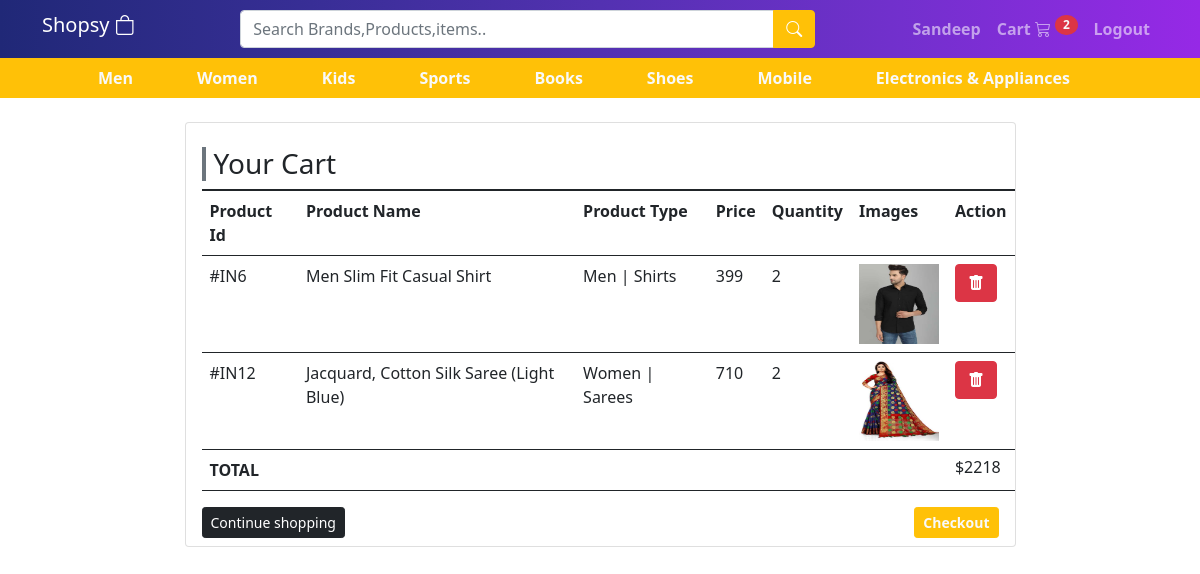
/cart.php (signed in), run on the app's committed database.
### tables this page shows
CREATE TABLE `accounts` (
  `user_id` int(11) NOT NULL,
  `name` varchar(200) NOT NULL,
  `contact` varchar(200) NOT NULL,
  `email` varchar(200) NOT NULL,
  `address` varchar(200) NOT NULL,
  `password` varchar(300) NOT NULL
);

CREATE TABLE `category` (
  `c_id` int(11) NOT NULL,
  `c_title` varchar(200) NOT NULL
);

CREATE TABLE `addcart` (
  `addcart_id` int(11) NOT NULL,
  `pro_id` int(11) NOT NULL,
  `pro_title` varchar(200) NOT NULL,
  `pro_sub_title` varchar(200) NOT NULL,
  `account_id` int(11) NOT NULL,
  `qty` int(11) NOT NULL
);

CREATE TABLE `products` (
  `p_id` int(11) NOT NULL,
  `title` varchar(200) NOT NULL,
  `p_cat` int(11) NOT NULL,
  `p_sub` int(12) NOT NULL,
  `price` varchar(11) NOT NULL,
  `quantity` int(11) NOT NULL,
  `description` varchar(500) NOT NULL,
  `image` varchar(500) NOT NULL,
  `brand` varchar(100) NOT NULL,
  `status` int(11) NOT NULL DEFAULT 0
);

### includes/dbconnect.php (called while the page is built, shortened)
<?php
$conn = mysqli_connect("localhost","root","","shopsy") or die("db fail");
function callingAlldata($table){
    $array=[];
    global $conn;
    $query = mysqli_query($conn,"select * from $table");
    while ($row = mysqli_fetch_array($query)) {
        $array[] = $row;
    }
    return $array;
}
function singleCalling($table){
    global $conn;
    $query = mysqli_query($conn,"select * from $table");
    $row = mysqli_fetch_array($query);
    return $row;
}
?>

### cart.php (the view, shortened to what this page needs)
<?php include "includes/dbconnect.php" ?>
<!DOCTYPE html>
<html lang="en">
<head>
    <link rel="stylesheet" href="https://cdn.jsdelivr.net/npm/bootstrap-icons@1.7.2/font/bootstrap-icons.css">
  <link href="https://cdn.jsdelivr.net/npm/bootstrap@5.1.3/dist/css/bootstrap.min.css" rel="stylesheet">
</head>
<body>
<?php include "includes/header.php"; ?>
<div class="container">
  <div class="row">
    <div class="col-9 mx-auto">
      <div class="card mt-4">
        <div class="card-title ms-3">
        <h3 class=" ps-2 border-4 border-start border-secondary mt-4">Your Cart</h3>
        <table class="table border-0" >
          <form action="instamojo.php" method="post">
          <tr>
            <th>Product Id</th>
            <th>Product Name</th>
            <th>Product Type</th>
            <th>Price</th>
            <th>Quantity</th>
            <th>Images</th>
            <th>Action</th>
          </tr>
          <?php
          if (isset($_SESSION['user_code'])) {
           $user_id = $_SESSION['user_code'];
           $data = callingAlldata("addcart JOIN products ON addcart.pro_id = products.p_id JOIN accounts ON addcart.account_id = accounts.user_id where user_id = '$user_id'");
            $total =0;
          }
          foreach ($data as  $value) { ?>
        <tr>
          <td>#IN<?= $value['p_id'] ?></td>
          <td><?= $value['title'] ?></td>
          <td><?= $value['pro_title'] ?> | <?= $value['pro_sub_title'] ?></td>
          <td><?= $value['price'] ?></td>
          <td><?= $value['qty'] ?></td>
          <td><img src="images/<?= $value['image'] ?>" style="height: 80px; width: 80px;" ></td>
          <td><a href="cart.php?cart_del_id=<?= $value['addcart_id'] ?>" class="btn btn-danger " ><i class="bi bi-trash-fill"></i></a></td>
        </tr>
        <?php $total += $value['qty'] *$value['price'] ;  } ?>
        <tr>
              <th colspan="6">TOTAL</th>
              <td class="pw-bold h6"> $<?= $total ?></td>
        </tr>
        </table>
        <a href="index.php" class="btn btn-dark btn-sm float-start me-3">Continue shopping</a>
        <button class="btn btn-warning btn-sm text-light fw-bold float-end me-3" name="checkout" >Checkout </button>
        </div>
      </div>
    </div>
  </div>
</div>
</body>
</html>

### includes/header.php (shortened to what this page needs)
  <?php
  if (isset($_SESSION['username'])) {
     $log = $_SESSION['username'];
     $user = singleCalling("accounts where email = '$log'");
  }?>
<nav class="navbar navbar-expand-lg navbar-dark sticky-top " id="navbar_color">
    <div class="container">
        <a href="index.php" class="navbar-brand h4">Shopsy <i class="bi bi-bag"></i></a>
        <form action="index.php" class="d-flex">
            <div class="input-group">
                <input type="text" name="search" placeholder="Search Brands,Products,items.." size="50" class="form-control">
                <button class="btn btn-warning" name="find"><i style="color: white;" class="bi bi-search"></i></button>
            </div>
        </form>
        <ul class="navbar-nav">
            <?php if (isset($_SESSION['username'])) { ?>
                <li class="nav-item"><a href="index.php" class="nav-link fw-bold text-capitalize"><?= $user['name'];?></a></li>
                <li class="nav-item"><a href="cart.php" class="nav-link fw-bold "> Cart <i class="bi bi-cart3"></i>
                <sup class="badge bg-danger rounded-circle text-light">
                    <?php
                    if (isset($_SESSION['username'])) {
                    $user_count = $_SESSION['user_code'];
                    $data = mysqli_query($conn,"select * from addcart where account_id = '$user_count'");
                    echo mysqli_num_rows($data);
                    }
                    ?>
                </sup>
            </a></li>
                <li class="nav-item"><a href="logout.php" class="nav-link fw-bold">Logout</a></li>
            <?php } else { ?>
                <li class="nav-item"><a href="index.php" class="nav-link fw-bold">Home</a></li>
                <li class="nav-item"><a href="cart.php" class="nav-link fw-bold"><i class="bi bi-cart3" ></i> Cart</a></li>
                <li class="nav-item"><a href="login.php " class="nav-link fw-bold">Login</a></li>
           <?php } ?>
        </ul>
    </div>
</nav>
<nav class="navbar navbar-expand-lg navbar-dark bg-warning py-0">
    <div class="container">
        <ul class="navbar-nav ">
            <?php
            $data = callingAlldata("category");
            foreach ($data as  $value) { ?>
            <li class="nav-item ms-5"><a href="index.php?filter=<?= $value['c_id'] ?>" class="nav-link  text-light fw-bold"><?= $value['c_title'] ?></a></li>
           <?php } ?>
        </ul>
    </div>
</nav>

### includes/header.php (style rules this page uses)
#navbar_color { background-image: linear-gradient(to right, rgba(32, 40, 119, 1), rgba(55, 46, 149, 1), rgba(83, 49, 177, 1), rgba(114, 48, 205, 1), rgba(150, 41, 230, 1)) !important }

### data on the page
accounts: name "Sandeep"
category: c_title "Men"
category: c_title "Women"
category: c_title "Kids"
category: c_title "Sports"
category: c_title "Books"
category: c_title "Shoes"
category: c_title "Mobile"
category: c_title "Electronics & Appliances"
addcart: products.p_id "6", products.title "Men Slim Fit Casual Shirt", pro_title "Men", pro_sub_title "Shirts", products.price "399", qty "2", products.image (picture)
addcart: products.p_id "12", products.title "Jacquard, Cotton Silk Saree (Light Blue)", pro_title "Women", pro_sub_title "Sarees", products.price "710", qty "2", products.image (picture)

### other printed values
mysqli_num_rows($data) "2"
$total "2218"
